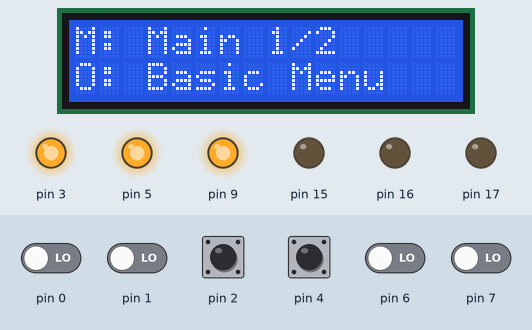
Recording of a sketch running on a simulated Arduino Uno, built with avr-gcc and run on an emulated ATmega328P. Parts: 16×2 character LCD, output pins drawn as LEDs (lit = HIGH). Inputs (shaded band) come from the test bench; at power-on: pin 2, pin 4 HIGH, pin 0, pin 1, pin 6, pin 7 LOW. No radio packets arrive unless stated.

Above: at 3.2 s.
3.3 s: pin 7 driven HIGH
At 3.68 s:
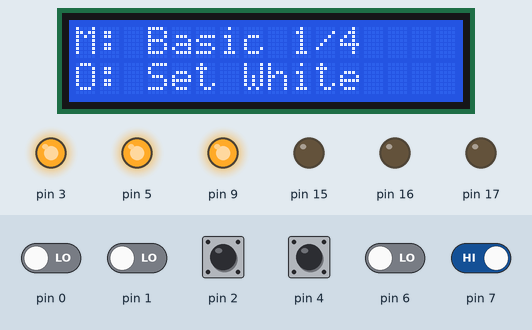
5.6 s: pin 2 pulled LOW for 3.2 s
At 6.6 s:
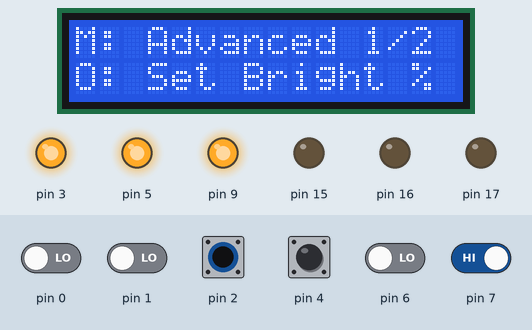
9.4 s: pin 2 pulled LOW for 0.15 s
At 9.78 s:
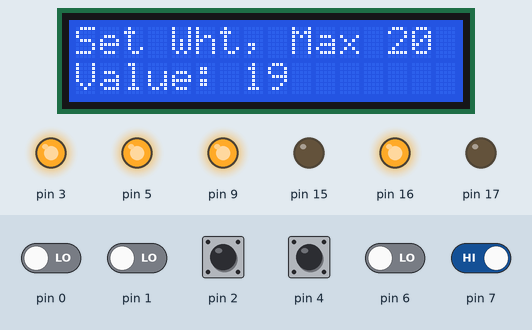
10.1 s: pin 7 driven LOW
13.1 s: pin 2 pulled LOW for 1 s
At 15.4 s:
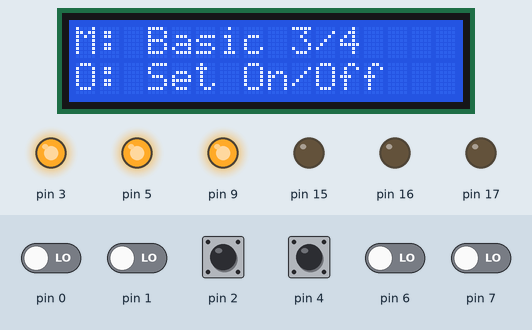
15.9 s: pin 2 pulled LOW for 1 s
At 16.8 s:
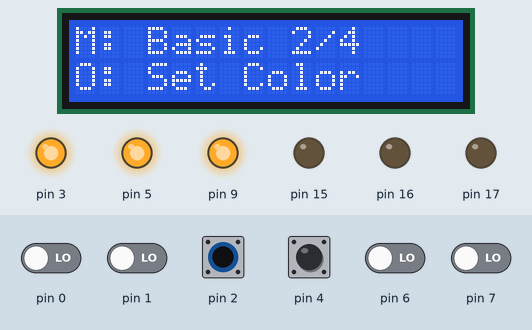
Timing chart, 0 to 18.9 s (numbered marks = the images above; inputs shaded):
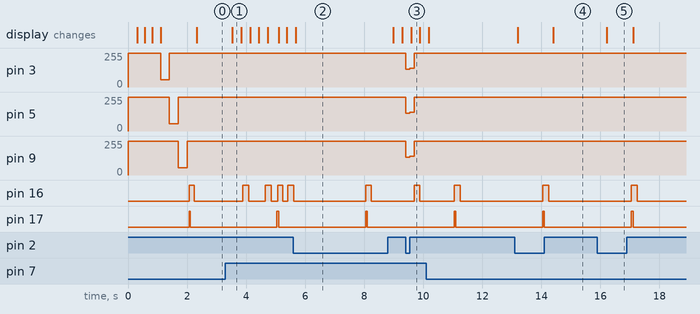

The sketch:

ControllerCode.ino
```cpp
/*-----( Import needed libraries )-----*/
#include <Wire.h>
#include <LiquidCrystal_I2C.h>
#include <SPI.h>
#include "printf.h"
#include "RF24.h"
#include "PayloadHandler.h"
#include "ByteBreaker.h"
#include "QuadEncoderRGB.h"
#include "BoardStatusLED.h"

/*-----( Declare Constants )-----*/
typedef struct {
  const String name;
  const byte code;
} Option ;
typedef struct {
  const String name;
  const Option * list;
  const byte size;
} Menu;

/*-----( Declare Global Objects )-----*/

// Use I2C scanner to find address of I2C controller.
// Set I2C pins :     addr, en,rw,rs,d4,d5,d6,d7,bl,blpol
LiquidCrystal_I2C lcd(0x27, 2, 1, 0, 4, 5, 6, 7, 3, POSITIVE); // Creating the LCD object for the sketch.
String lcdLine1 = String(""); // Global
String lcdLine2 = String("");

// Byte level manipulators, see source files for details
PayloadHandler plHandler;
ByteBreaker btBreaker;

// Setting up the NRF radio on pins 14 and 10 (LIBRARY INCLUDED, SEE SUPPORT DOCS FOR REFERENCE)
RF24 radio(14, 10);
const uint64_t pipes[2] = { 0xF0A0F0A5AALL, 0xF0A0F0A566LL }; // radio pipe addresses for the 2 nodes to communicate.
unsigned long radio_payload = 0; // default, empty payload for the radio module
bool lastTransmit = true; // boolean for tracking transimission success/failure

// Setup QuadEncoder with RGB/Switch -  RD GR BL SW eA eB sT
QuadEncoderRGB encoder = QuadEncoderRGB(3, 5, 9, 7, 2, 4, 50);

// Setup the custom board status LEDs, (PER INCLUDED DESIGN, PINS ARE ALWAYS 15, 16, 17)
BoardStatusLED redStatus(15, LOW);
BoardStatusLED yelStatus(16, LOW);
BoardStatusLED grnStatus(17, LOW);

// Setup a state machine to keep track of the current task
enum ControllerState {
  IN_MENU,
  CREATING_NODE
};
ControllerState currentState = IN_MENU;

// Another (sub) state machine controller, this cycles through available settings inside each ControllerState
char nextColor = 'r';

// Setup timer for an LED heartbeat
unsigned long blinkTimer = 0;

// Setup timer for refreshing screen contents
unsigned long displayTimer = 0;

// Setup timer for encoder de-bounce
unsigned long encDBTimeout = 0;

// Boolean for keeping track of what color space we are working in (b/w or color)
bool isColor = false;

// Two 3xBYTE(RGB/Wxx) arrays for keeping track of an upcoming color and the current color chosen
byte rgbAry[] = {(byte)0, (byte)0, (byte)0};
byte tmpRGB[] = {(byte)0, (byte)0, (byte)0};

// Menu System
//
// Menu contains (Title, Option Array, Number of Options)
// Options contain (Title, Option Case) where Option Case is unique and trips switch in main loop
const Option goHome = {"Go Back", 0};
const Option mainAry[] = {{"Basic Menu", 1}, {"Adv. Menu", 2}};
const Menu mainMenu = {"Main", mainAry, 2};
const Option bascAry[] = {{"Set White", 3}, {"Set Color", 4}, {"Set On/Off", 5}, goHome};
const Menu bascMenu = {"Basic", bascAry, 4};
const Option advAry[] = {{"Set Bright %", 5}, goHome};
const Menu advnMenu = {"Advanced", advAry, 2};

const Menu* currentMenu = &bascMenu;

/*----( SETUP: RUNS ONCE )----*/
void setup() {

  attachInterrupt(0, doEncoder, CHANGE);  // encoder pin on interrupt 0 - pin 2

  // ------- Quick blinks of 16x2 LCD backlight  -------------
  lcd.begin(16, 2);
  lcd.clear();
  for (int i = 0; i < 2; i++) {
    lcd.backlight();
    delay(250);
    lcd.noBacklight();
    delay(250);
  }
  lcd.backlight(); // finish with 16x2 LCD backlight on

  // ------- Write characters on the display ------------------
  lcdLine1 = F("PLEASE WAIT - ");
  lcdLine2 = F("Loading...");
  updateLCD();


  // ------- Initialize and setup the NRF radio module -------------
  radio.begin();
  radio.setChannel(100);
  radio.setRetries(10,10);
  radio.setPayloadSize(8);

  if (false) { // Set the pipe direction for listening/writing
    radio.openWritingPipe(pipes[0]);
    radio.openReadingPipe(1, pipes[1]);
  } else {
    radio.openWritingPipe(pipes[1]);
    radio.openReadingPipe(1, pipes[0]);
  }

  radio.startListening(); // Start the NRF radio and have it listen for traffic

  // Cycle through the RGB lights on the encoder to signal a finished setup section
  encoder.setColor(100, 0, 0);
  delay(300);
  encoder.setColor(0, 100, 0);
  delay(300);
  encoder.setColor(0, 0, 100);
  delay(300);
  encoder.setColor(0, 0, 0);

}/*--( end setup )---*/

void loop() { /*----( LOOP: RUNS CONSTANTLY )----*/

  //---------- Handle Feedback/Updates/Timeouts for System --------------------
  unsigned long currentTime = millis(); // update the current time

  if (blinkTimer == 0) { // if this is the first loop, make sure to , ,
    encoder.setEncPos(0); // reset the encoder
    currentMenu = &mainMenu; // use the main menu
    yelStatus.blink(200); // and blink a yellow status LED to confirm loop has started
    yelStatus.update();
  }
  if (blinkTimer < currentTime) { // run a heartbeat system every 3 seconds, using the green status LED
    grnStatus.blink(100);
    sendNode(255); // also resend node at the same time, to ensure any "busy" lights get updated eventually
    blinkTimer = currentTime + 3000;
  }
  if (displayTimer < currentTime) { // update the LCD screen, 3 times per second
    updateLCD();
    displayTimer = currentTime + 300;
  }

  lcdLine1 = F(""); // reset LCD text
  lcdLine2 = F("");

  encoder.update(); // update encoder and status LEDs
  grnStatus.update();
  yelStatus.update();
  redStatus.update();

  //---------- Handle State Machine Movements for currentState --------------------
  switch (currentState) {

    case IN_MENU:

      encoder.setColor(0, 0, 0); // encoder is dark when in menu
      lcdLine1 += F("M: "); // screen gives menu prompt when in menu
      lcdLine1 += (*currentMenu).name; // screen gives current menu name while in menu

      if ((*currentMenu).size == 0) { // if the menu is "empty"
        encoder.setMaxEncPos(0); // reset the encoder
        encoder.setEncPos(0);
        lcdLine2 += F("No Options"); // tell the user
        if (encoder.getSwitchState()) { // wait for button press, then go home
          encoder.resetSwitchState();
          currentMenu = &mainMenu;
        }
      }

      else { // if the menu is NOT empty
        encoder.setMaxEncPos((*currentMenu).size - 1); // set the encoder to allow for movement through menu
        Option oPnt = ((*currentMenu).list)[encoder.getEncPos()]; // grab the current option from the encoder position
        lcdLine1 += " " + String(encoder.getEncPos() + 1, DEC); // display position inside the menu on screen line 1
        lcdLine1 += F("/");
        lcdLine1 += String((*currentMenu).size, DEC); // and then show the full menu size
        lcdLine2 += F("O: "); // on screen line 2 show the current option
        lcdLine2 += oPnt.name; // by using the name from the option

        if (encoder.getSwitchState()) { // if the button is pushed, activate whatever the current option code is
          encoder.setEncPos(0);
          encoder.resetSwitchState();
          switch (oPnt.code) {
            case 0: // (GO HOME)
              currentState = IN_MENU;
              currentMenu = &mainMenu;
              break;
            case 1: // (GO BASIC MENU)
              currentState = IN_MENU;
              currentMenu = &bascMenu;
              break;
            case 2: // (GO ADVANCED MENU)
              currentState = IN_MENU;
              currentMenu = &advnMenu;
              break;
            case 3: // (CREATE NODE WHITE)
              currentState = CREATING_NODE;
              nextColor = 'w';
              break;
            case 4: // (CREATE NODE COLOR)
              currentState = CREATING_NODE;
              nextColor = 'r';
              break;
            case 5: // (SET ON/OFF)
              //masterSet(0);
              break;
          }
        }

      }
      break;

    case CREATING_NODE:

      switch (nextColor) {

        case 'w': // sets WHITE node intensity and then goes back to main menu
          encoder.setMaxEncPos(20);
          encoder.setColor(encoder.getEncPos()*3, encoder.getEncPos()*3, encoder.getEncPos()*3);
          lcdLine1 += F("Set Wht, Max ");
          lcdLine1 += String(encoder.getMaxEncPos(), DEC);
          lcdLine2 += F("Value: ");
          lcdLine2 += String(encoder.getEncPos());
          if (encoder.getSwitchState()) {
            rgbAry[0] = encoder.getEncPos()*10;
            rgbAry[1] = 0;
            rgbAry[2] = 0;
            encoder.resetSwitchState();
            encoder.setEncPos(0);
            isColor = false;
            sendNode(255);
            currentState = IN_MENU;
            currentMenu = &mainMenu;
          }
          break;

        case 'r': // sets RED node intensity and then moves to menu to pick GREEN
          encoder.setMaxEncPos(20);
          encoder.setColor(encoder.getEncPos()*3, encoder.getGrn(), encoder.getBlu());
          lcdLine1 += F("Set Red, Max ");
          lcdLine1 += String(encoder.getMaxEncPos(), DEC);
          lcdLine2 += F("Value: ");
          lcdLine2 += String(encoder.getEncPos());
          if (encoder.getSwitchState()) {
            tmpRGB[0] = encoder.getEncPos()*7;
            nextColor = 'g';
            encoder.resetSwitchState();
            encoder.setEncPos(0);
          }
          break;

        case 'g': // sets WHITE node intensity and then moves to menu to pick BLUE
          encoder.setColor(encoder.getRed(), encoder.getEncPos()*3, encoder.getBlu());
          lcdLine1 += F("Set Grn, Max ");
          lcdLine1 += String(encoder.getMaxEncPos(), DEC);
          lcdLine2 += F("Value: ");
          lcdLine2 += String(encoder.getEncPos());
          if (encoder.getSwitchState()) {
            tmpRGB[1] = encoder.getEncPos()*7;
            nextColor = 'b';
            encoder.resetSwitchState();
            encoder.setEncPos(0);
          }
          break;

        case 'b': // sets BLUE node intensity and then goes back to main menu
          encoder.setColor(encoder.getRed(), encoder.getGrn(), encoder.getEncPos()*3);
          lcdLine1 += F("Set Blu, Max ");
          lcdLine1 += String(encoder.getMaxEncPos(), DEC);
          lcdLine2 += F("Value: ");
          lcdLine2 += String(encoder.getEncPos());
          if (encoder.getSwitchState()) {
            tmpRGB[2] = encoder.getEncPos()*7;
            encoder.setEncPos(0);
            encoder.resetSwitchState();
            rgbAry[0] = tmpRGB[0];
            rgbAry[1] = tmpRGB[1];
            rgbAry[2] = tmpRGB[2];
            isColor = true;
            sendNode(255);
            currentState = IN_MENU;
            currentMenu = &mainMenu;
          }
          break;

      }
      break;
  }

}/* --(end main loop )-- */


// Sub-routine to send the selected color to any stems that are listening
void sendNode(byte _address) {

  plHandler.bytPL.bytD = _address; // last byte is always the address
  plHandler.nybPL.nybA1 = 1; // A1 is a protocol value

  if(isColor){ // if rgbAry represents RGB
    plHandler.nybPL.nybA2 = 1; // A2 is packet type for color, 1 = RG
    plHandler.bytPL.bytB = rgbAry[0]; // Red
    plHandler.bytPL.bytC = rgbAry[1]; // Green
    radio_payload = plHandler.unlPL; // load payload into place from handler
    transmitPacket(); // send
    delay(200);
    plHandler.nybPL.nybA2 = 2; // A2 is packet type for color, 2 = B+Hash
    plHandler.bytPL.bytB = rgbAry[2]; // Blue
    plHandler.bytPL.bytC = 20; // Hash
    radio_payload = plHandler.unlPL; // load payload into place from handler
    transmitPacket(); // send
    delay(200);
  }
  else{ // if rgbAry represents W
    plHandler.nybPL.nybA2 = 3; // A2 is packet type for color, 3 = W+Hash
    plHandler.bytPL.bytB = rgbAry[0]; // White
    plHandler.bytPL.bytC = 20; // Hash
    radio_payload = plHandler.unlPL; // load payload into place from handler
    transmitPacket(); // send
  }

}

// Complete sub-routine for sending the variable (radio_payload) across the radio
void transmitPacket() {

  radio.stopListening(); // stop listening in preparation for outgoing transmission
  delay(20); // allow radio to transition
  lastTransmit = radio.write(&radio_payload, sizeof(radio_payload)); // write the payload to the radio and check for success
  delay(20); // allow radio to transition
  radio.startListening(); // reset the radio to start listening again

  if (lastTransmit) { // if transmission succeeded, blink yellow status LED
    yelStatus.blink(200);
    yelStatus.update();
  }
  else // if transmission failed, blink red status LED
    redStatus.blink(200);
    redStatus.update();
}

// Sub-routine for keeping the LCD screen updated, code should be self-explainatory
void updateLCD() {
  lcd.clear();
  lcd.setCursor(0, 0);
  lcd.print((lcdLine1));
  lcd.setCursor(0, 1);
  lcd.print((lcdLine2));
}

// Sub-routine for keeping track of encoder position
void doEncoder() {
  if (millis() > encDBTimeout) { // check the current time vs the de-bounce timer
    if ((PIND & (1 << PD2)) == (PIND & (1 << PD4))) { // fancy FAST check of pins, pins equal is CW, pins unequal is CCW
      encoder.encAdd(); // call for position increase with CW motion
    } else {
      encoder.encSub(); // call for position increase with CCW motion
    }
    encDBTimeout = millis() + 50; // renew de-bounce timer
  }
}

/* ( THE END ) */
```

BoardStatusLED.h
```cpp
#include <Arduino.h>

class BoardStatusLED{
	public:
		BoardStatusLED(){};
		BoardStatusLED(byte _pin, bool _defaultState){
			this->LEDpin = _pin;
			this->defaultState = _defaultState;
			pinMode(this->LEDpin, OUTPUT);
			digitalWrite(this->LEDpin, _defaultState);
			this->timerA = millis();
			this->timerB = millis();
		}
		void update(){
			if(this->timerA<millis()&&this->timerB>millis()){
				digitalWrite(this->LEDpin, !(this->defaultState));
			}
			else{
				digitalWrite(this->LEDpin, this->defaultState);
			}
		}
		void blink(unsigned short _time){
			this->timerA = millis();
			this->timerB = this->timerA + _time;
			this->update();
		}
    void turnOn(){digitalWrite(this->LEDpin, !(this->defaultState));}
	private:
		unsigned long timerA;
		unsigned long timerB;
		bool defaultState;
		byte LEDpin;
};
```

ByteBreaker.h
```cpp
#include <Arduino.h>

union ByteBreaker
{
  byte bytBB;
  struct
  {
    byte duoB2: 2;
    byte duoB1: 2;
    byte duoA2: 2;
    byte duoA1: 2;
  } duoBB;
  struct
  {
    byte nybB: 4;
    byte nybA: 4;
  } nybBB;
};
```

PayloadHandler.h
```cpp
#include <Arduino.h>

union PayloadHandler
{
  unsigned long unlPL;
  struct
  {
    byte bytD: 8;
    byte bytC: 8;
    byte bytB: 8;
    byte bytA: 8;
  } bytPL;
  struct
  {
    byte nybD2: 4;
    byte nybD1: 4;
    byte nybC2: 4;
    byte nybC1: 4;
    byte nybB2: 4;
    byte nybB1: 4;
    byte nybA2: 4;
    byte nybA1: 4;
  } nybPL;
};
```

QuadEncoderRGB.h
```cpp
#include <Arduino.h>
using namespace std;

class QuadEncoderRGB{
  public:
    QuadEncoderRGB(){};
    QuadEncoderRGB(byte _redPin, byte _grnPin, byte _bluPin, byte _swtBtn, byte _encA, byte _encB, byte _swtDB){

      this->redLED = _redPin;
      this->grnLED = _grnPin;
      this->bluLED = _bluPin;
      this->redVal = 0;
      this->grnVal = 0;
      this->bluVal = 0;
      pinMode(redLED, OUTPUT);
      pinMode(grnLED, OUTPUT);
      pinMode(bluLED, OUTPUT);
      analogWrite(redLED, 255-this->redVal);
      analogWrite(grnLED, 255-this->grnVal);
      analogWrite(bluLED, 255-this->bluVal);

      this->swtBTN = _swtBtn;
      this->swtDB = _swtDB;
      pinMode(swtBTN, INPUT);
      digitalWrite(swtBTN, LOW);
      curSwitch = false;
      lstSwitch = curSwitch;

      this->encA = _encA;
      this->encB = _encB;
      pinMode(encA, INPUT);
      pinMode(encB, INPUT);
      digitalWrite(encA, HIGH);
      digitalWrite(encB, HIGH);
      this->maxPos = 0;
      this->encPos = 0;
      this->curPos = 0;

    }
    void update(){

      analogWrite(redLED, 255-(redVal*2));
      analogWrite(grnLED, 255-(grnVal*2));
      analogWrite(bluLED, 255-(bluVal*2));

      if(this->maxPos==0){
        this->encPos = 0;
        this->curPos = 0;
      }
      while (this->encPos>this->maxPos){
        this->encPos = this->encPos - (this->maxPos + 1);
      }
      while (this->encPos<0){
        this->encPos = this->encPos + (this->maxPos + 1);
      }
      this->curPos = this->encPos;

      curSwitch = digitalRead(swtBTN);
      if(this->lstSwitch == this->curSwitch){
        if(millis()>this->swtDBTimeout){
          this->pressedState = this->curSwitch;
        }
      }
      else{
        this->lstSwitch = this->curSwitch;
        this->swtDBTimeout = millis() + this->swtDB;
      }

    }

    byte getEncPos(){this->update();return this->curPos;}
    void setEncPos(byte _pos){this->encPos = _pos;this->update();}
    void setMaxEncPos(byte _maxPos){this->maxPos = _maxPos;this->update();}
    byte getMaxEncPos(){return this->maxPos;}
    bool encStateEqual(){return digitalRead(this->encA)==digitalRead(this->encB);}

    bool getSwitchState(){this->update();return this->pressedState;}
    void resetSwitchState(){this->pressedState = false; this->swtDBTimeout = (millis() + 250);this->update();}

    void setColor(byte _red, byte _grn, byte _blu){
      this->redVal = _red;
      this->grnVal = _grn;
      this->bluVal = _blu;
      this->update();
    }

    byte getRed(){return this->redVal;}
    byte getGrn(){return this->grnVal;}
    byte getBlu(){return this->bluVal;}

    void encAdd(){this->encPos++;this->update();}
    void encSub(){this->encPos--;this->update();}

  private:

    byte redLED;
    byte grnLED;
    byte bluLED;
    byte redVal;
    byte grnVal;
    byte bluVal;

    byte swtBTN;
    bool lstSwitch;
    bool curSwitch;
    bool pressedState;
    unsigned long swtDBTimeout;
    byte swtDB;

    byte encA;
    byte encB;
    short encPos;
    short curPos;
    byte maxPos;
};
```

printf.h
```cpp
// (licence header left out)
/**
 * @file printf.h
 *
 * Setup necessary to direct stdout to the Arduino Serial library, which
 * enables 'printf'
 */

#ifndef __PRINTF_H__
#define __PRINTF_H__

#ifdef ARDUINO

int serial_putc( char c, FILE * )
{
  Serial.write( c );

  return c;
}

void printf_begin(void)
{
  fdevopen( &serial_putc, 0 );
}

#else
#error This example is only for use on Arduino.
#endif // ARDUINO

#endif // __PRINTF_H__
```

Measured:
- after the input at 3.3 s, the display: changes after 0.23 s (image 1)
- after the input at 5.6 s, the display: changes after 0.08 s (image 2)
- after the input at 9.4 s, pin 3, pin 5, pin 9: 255/255 → 135/255 at once, → 141/255 0.15 s later, → 255/255 0.14 s later
- after the input at 13.1 s, the display: first changes after 0.10 s (image 4 shows a later state)
- after the input at 15.9 s, the display: changes after 0.31 s (image 5)
